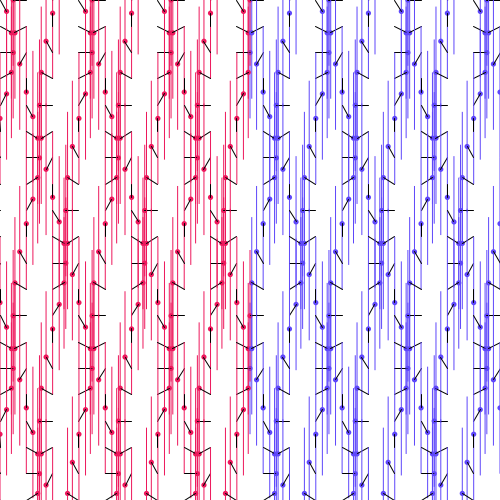
Frame 1 (no input)
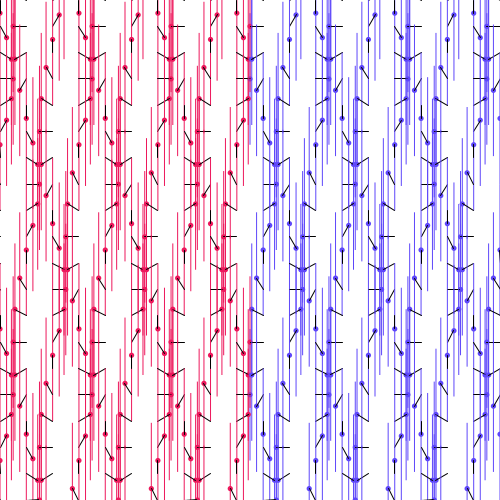
Frame 60 (the mouse pressed at the canvas centre just before this capture)
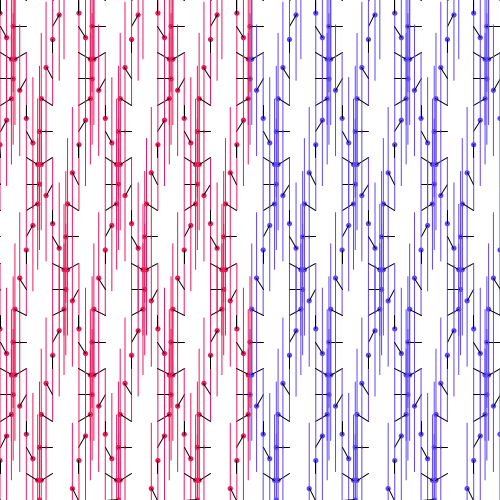
Frame 120 (the mouse held since frame 60 and released just before this capture)

The Processing sketch that drew these frames (run headless with seeded random() and noise(); from frame 60 on, the mouse is pressed at the canvas centre):

// Processing sketch: processing_151582
// ── processing_151582.pde

/*
 * Creative Coding
 * Week 2, 05 - Moving Patterns 1
 * by Milagros
 * 
 *
 * This sketch builds on the previous sketches, drawing shapes based on the
 * current framerate. The movement of individual shapes combine to create a
 * gestalt field of motion. Use the arrow keys on your keyboard to change the
 * frame rate. 
 * I've added color depends if the forms are on one side of the screen or in other
 */

// variable used to store the current frame rate value
int frame_rate_value;

void setup() {
  size(500, 500);

  frame_rate_value = 6;
  frameRate(frame_rate_value);
  rectMode(CENTER);
  background(255);
}


void draw() {

  background(255);

  int num = 20;
  int margin = 0;
  float gutter = 0; //distance between each cell
  float cellsize = ( width - (2 * margin) - gutter * (num - 1) ) / (num - 1);

  int circleNumber = 0; // counter
  for (int i=0; i<num; i++) {
   
    for (int j=0; j<num; j++) {
      circleNumber = (i * num) + j; // different way to calculate the circle number from w2_04

      float tx = margin + cellsize * i + gutter * i;
      float ty = margin + cellsize * j + gutter * j;

      movingCircle(tx, ty, cellsize, circleNumber);
    }
  }
} //end of draw 


void movingCircle(float x, float y, float size, int circleNum) {

  float finalAngle;
  finalAngle = frameCount + circleNum;

  //the rotating angle for each tempX and tempY postion is affected by frameRate and angle;  
  float tempX = x + (size / 2) * sin(PI / frame_rate_value * finalAngle);
  float tempY = y + (size / 2) * cos(PI / frame_rate_value * finalAngle);

  noStroke();
  if (tempX>width/2)
  {
  fill(#5E47FA);
  }
  else
  {
    fill(#ED185C);
  }
 
 ellipse(tempX, tempY, size/5, size/5);
  rect(tempX, tempY, 1, size*5);
  stroke(0);
  noFill();
  stroke(0);
  line(x, y, tempX, tempY);
}


/*
 * keyReleased function
 *
 * called automatically by Processing when a keyboard key is released
 */
void keyReleased() {

  // right arrow -- increase frame_rate_value
  if (keyCode == RIGHT && frame_rate_value < 60) {
    frame_rate_value++;
  }

  // left arrow -- decrease frame_rate_value
  if ( keyCode == LEFT && frame_rate_value > 1) {
    frame_rate_value--;
  }

  // set the frameRate and print current value on the screen
  frameRate(frame_rate_value);
  println("Current frame Rate is: " + frame_rate_value);
}
